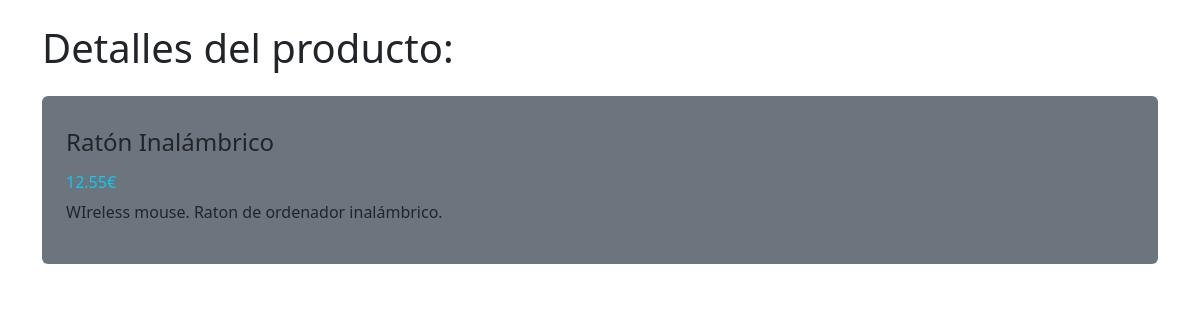
Page /gestion/2 on the earlier database version.
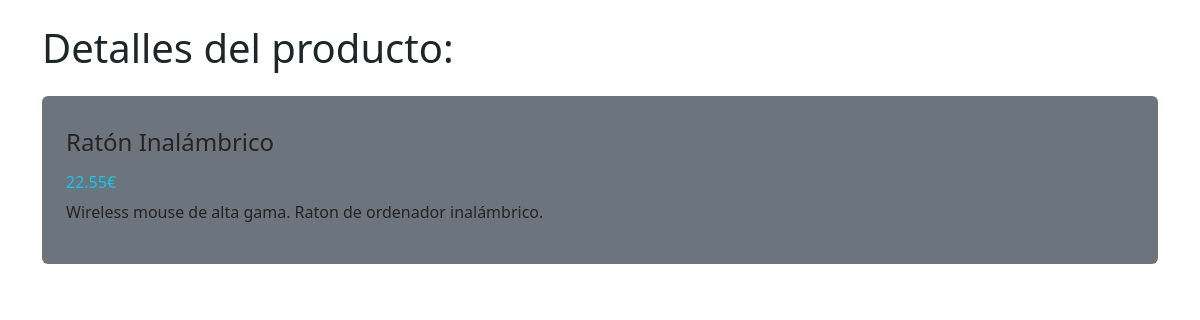
Same page on the later database version.
### gestion/models.py (models this page shows, shortened)
class Product(models.Model):
    name = models.CharField(max_length=255)
    description = models.TextField()
    price = models.DecimalField(decimal_places=2, max_digits=10)
    category = models.ForeignKey(Category, on_delete=models.CASCADE)

### gestion/views.py (the view)
# urls.py: path("/<int:product_id>", views.show_details, name="show_details"),
def show_details(req, product_id):
    product = get_object_or_404(Product, id=product_id)
    """try:
        product = Product.objects.get(pk=pk)
    except Product.DoesNotExist:
        return HttpResponseNotFound()
    except Exception as e:
        print("Error genérico", e, type(e).__name__)
    """
    return render(req, "show_details.html", {
        'product': product
        })

### gestion/templates/show_details.html (shortened to what this page needs)
{% extends "base_generic.html" %}
{% block details %}
<main class="container">
    <h1 class="my-4">Detalles del producto:</h1>
    <div class="border-info p-4 rounded bg-secondary">
      <h4 class="py-2">{{product.name}}</h4>
      <h6 class="fw-lighter text-info">{{product.price}}€</h6>
      <p>{{product.description}}</p>
    </div>
</main>
{% endblock %}

Differences in the rows shown:
changed Product "Ratón Inalámbrico": price "12.55" → "22.55"; description "WIreless mouse. Raton de ordenador inalámbrico." → "Wireless mouse de alta gama. Raton de ordenador inalámbrico."
